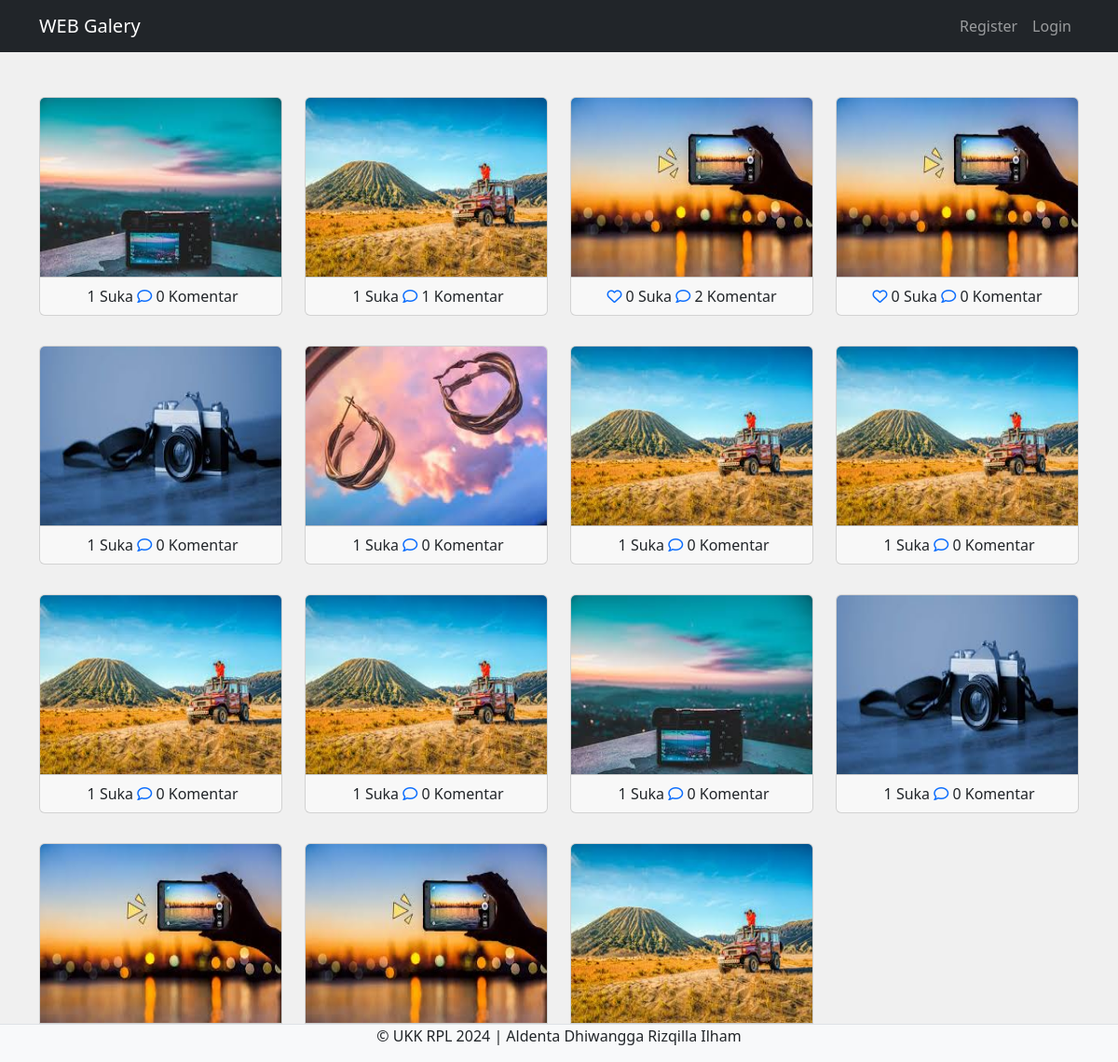
The page / on the database its author committed.
### tables this page shows
CREATE TABLE `foto` (
  `fotoid` int(11) NOT NULL,
  `judulfoto` varchar(255) NOT NULL,
  `deskripsifoto` text NOT NULL,
  `tanggalunggah` date NOT NULL,
  `lokasifile` varchar(255) NOT NULL,
  `albumid` int(11) NOT NULL,
  `userid` int(11) NOT NULL
);

### index.php (the view, shortened to what this page needs)
<?php
include './config/koneksi.php';
?>
<!doctype html>
<html lang="en">
<head>
    <link rel="stylesheet" href="https://cdnjs.cloudflare.com/ajax/libs/font-awesome/6.5.1/css/all.min.css" />
    <link href="https://cdn.jsdelivr.net/npm/bootstrap@5.3.3/dist/css/bootstrap.min.css" rel="stylesheet">
</head>
<body>
    <nav class="navbar navbar-expand-lg navbar-dark bg-dark">
        <div class="container">
            <a class="navbar-brand" href="#">WEB Galery</a>
            <div class="collapse navbar-collapse" id="navbarNav">
                <ul class="navbar-nav">
                    <li class="nav-item">
                        <a class="nav-link" href="register.php">Register</a>
                    </li>
                    <li class="nav-item">
                        <a class="nav-link" href="login.php">Login</a>
                    </li>
                </ul>
            </div>
        </div>
    </nav>
    <div class="container mt-3">
        <div class="row">
            <?php
            $sql = mysqli_query($koneksi, "SELECT * from foto INNER JOIN user ON foto.userid=user.userid INNER JOIN album ON foto.albumid=album.albumid");
            while ($data = mysqli_fetch_array($sql)) {
            ?>
                <div class="col-md-3 mt-2">
                    <a type="button" data-bs-toggle="modal" data-bs-target="#komentar<?php echo $data['fotoid'] ?>">
                        <div class="card">
                            <img src="./assets/img/<?= $data['lokasifile'] ?>" class="card-img-top" title="<?php echo $data['judulfoto'] ?>" style="height: 12rem;" alt="">
                            <div class="card-footer text-center">
                                <?php
                                $fotoid = $data['fotoid'];
                                $ceksuka = mysqli_query($koneksi, "SELECT * FROM likefoto WHERE fotoid='$fotoid'");
                                if (mysqli_num_rows($ceksuka) == 1) { ?>
                                    <a href="login.php><i class=" fa fa-heart"></i></a>
                                <?php } else { ?>
                                    <a href="#" name="suka"><i class="fa-regular fa-heart"></i></a>
                                <?php }
                                $like = mysqli_query($koneksi, "SELECT * FROM likefoto WHERE fotoid='$fotoid'");
                                echo mysqli_num_rows($like) . ' Suka';
                                ?>
                                <a href="#" type="button" data-bs-toggle="modal" data-bs-target="#komentar<?php echo $data['fotoid'] ?>"><i class="fa-regular fa-comment"></i></a>
                                <?php
                                $jmlkomentar = mysqli_query($koneksi, "SELECT * FROM komentarfoto WHERE fotoid='$fotoid'");
                                echo mysqli_num_rows($jmlkomentar) . ' Komentar';
                                ?>
                            </div>
                        </div>
                    </a>
                </div>
            <?php } ?>
        </div>
    </div>
    <footer class="d-flex justify-content-center border-top mt-3 bg-light fixed-bottom">
        <p>&copy; UKK RPL 2024 | Aldenta Dhiwangga Rizqilla Ilham</p>
    </footer>
</body>
</html>

### index.php (style rules this page uses)
body { background-color: #f0f0f0; }

### rows shown on the page
foto: lokasifile (picture), mysqli_num_rows($like) "1", mysqli_num_rows($jmlkomentar) "0"
foto: lokasifile (picture), mysqli_num_rows($like) "1", mysqli_num_rows($jmlkomentar) "1"
foto: lokasifile (picture), mysqli_num_rows($like) "0", mysqli_num_rows($jmlkomentar) "2"
foto: lokasifile (picture), mysqli_num_rows($like) "0", mysqli_num_rows($jmlkomentar) "0"
foto: lokasifile (picture), mysqli_num_rows($like) "1", mysqli_num_rows($jmlkomentar) "0"
foto: lokasifile (picture), mysqli_num_rows($like) "1", mysqli_num_rows($jmlkomentar) "0"
foto: lokasifile (picture), mysqli_num_rows($like) "1", mysqli_num_rows($jmlkomentar) "0"
foto: lokasifile (picture), mysqli_num_rows($like) "1", mysqli_num_rows($jmlkomentar) "0"
foto: lokasifile (picture), mysqli_num_rows($like) "1", mysqli_num_rows($jmlkomentar) "0"
foto: lokasifile (picture), mysqli_num_rows($like) "1", mysqli_num_rows($jmlkomentar) "0"
foto: lokasifile (picture), mysqli_num_rows($like) "1", mysqli_num_rows($jmlkomentar) "0"
foto: lokasifile (picture), mysqli_num_rows($like) "1", mysqli_num_rows($jmlkomentar) "0"
foto: lokasifile (picture)
foto: lokasifile (picture)
foto: lokasifile (picture)
